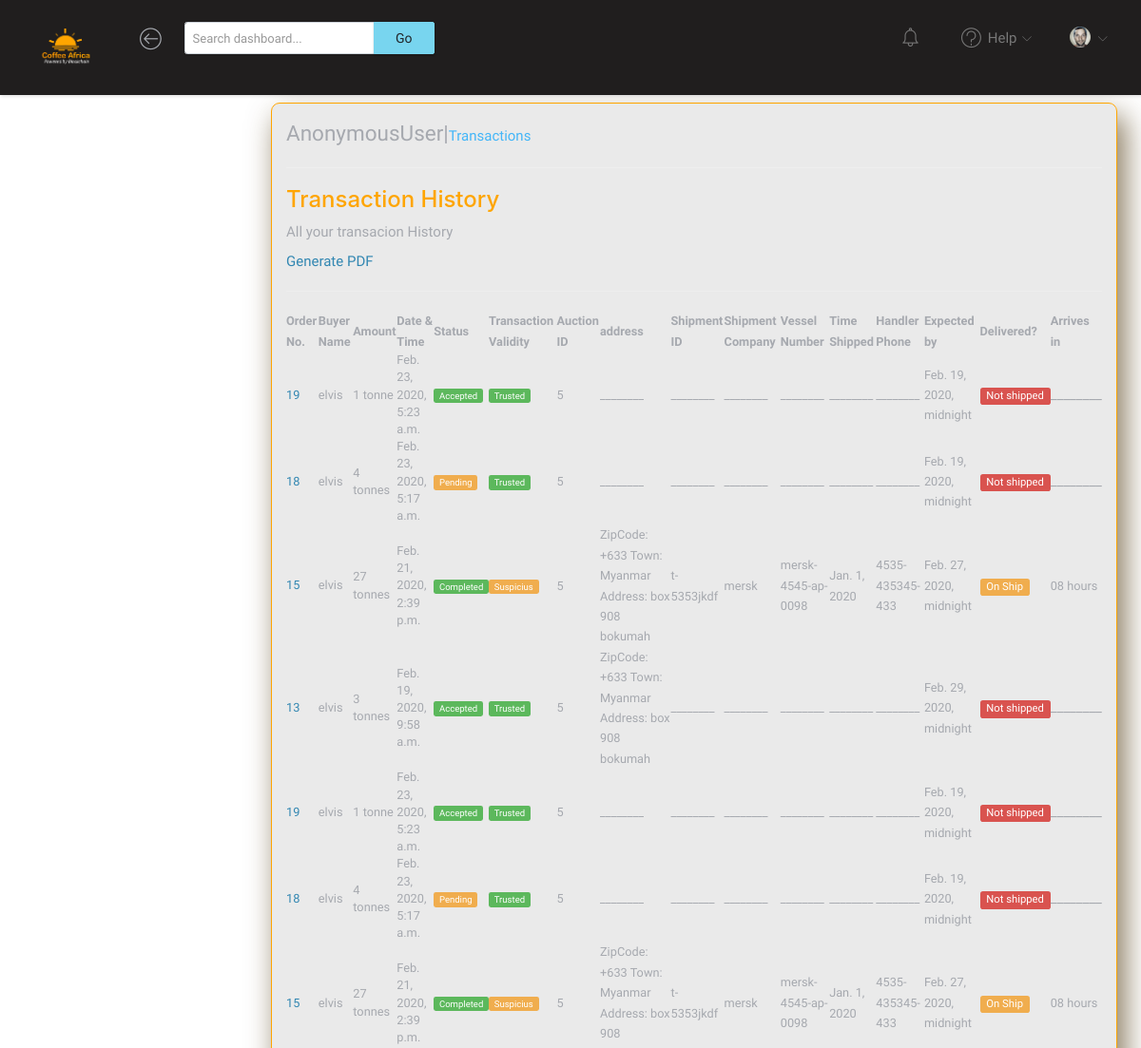
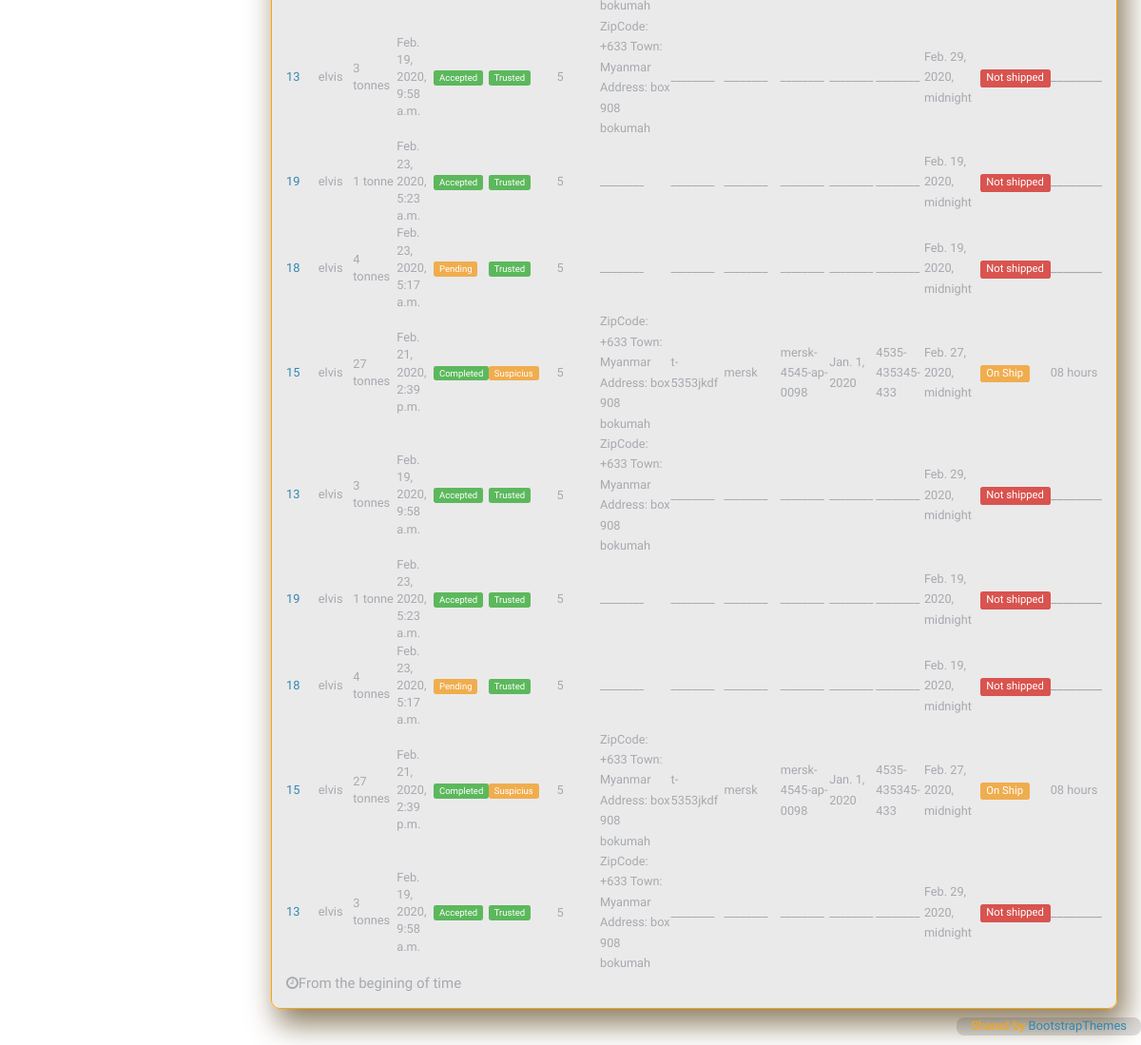
/transactions/Fountain Factory/, run on an earlier commit of the app's database (2 pictures, top to bottom).
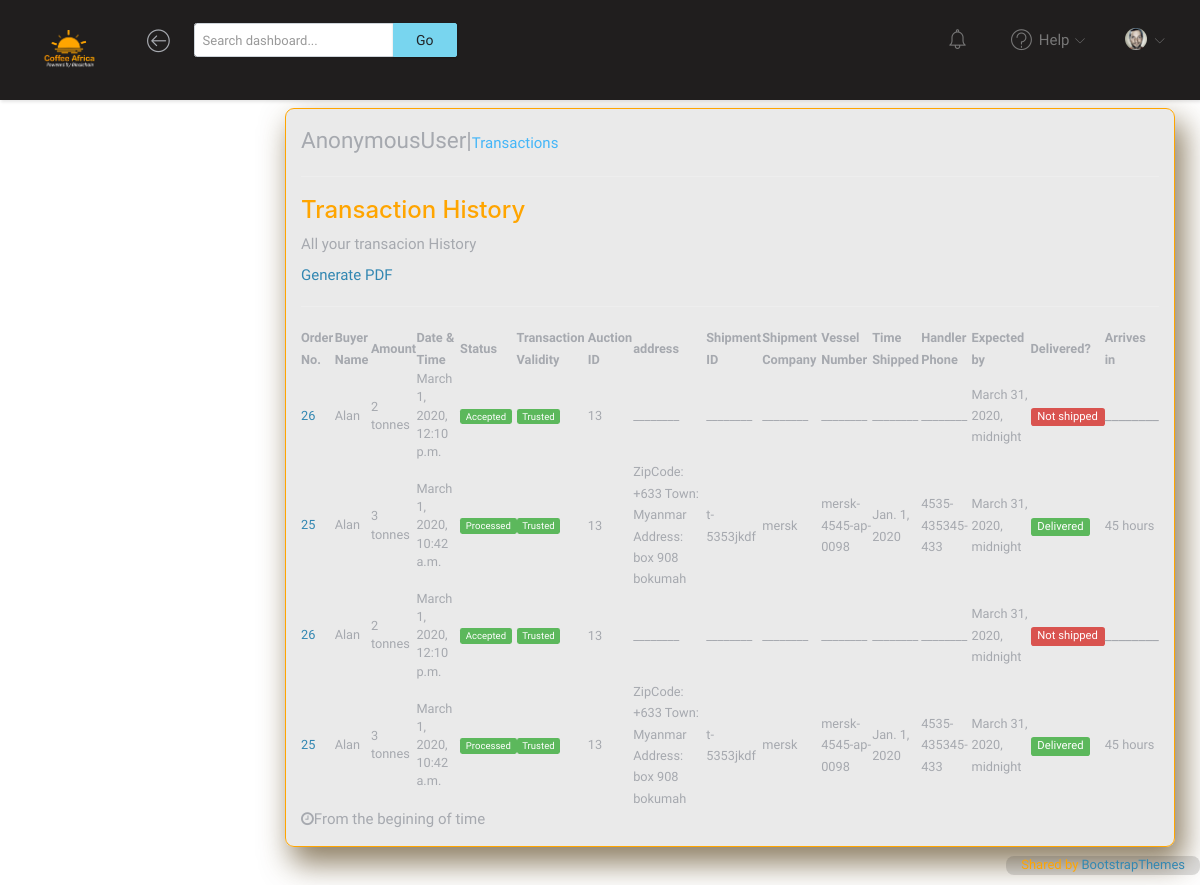
And on a later commit of the database.
### backup/models.py (models this page shows, shortened)
class BackOrder(models.Model):
    date_placed = models.DateTimeField(null=True)
    buyer = models.ForeignKey(Buyer, on_delete=models.DO_NOTHING)
    employee = models.ForeignKey(
        SellerFactoryEmployee, on_delete=models.DO_NOTHING, null=True
    )
    parent_id = models.IntegerField(default=0)
    auction = models.ForeignKey(BackAuction, on_delete=models.DO_NOTHING)
    expected_date = models.DateTimeField(null=True, blank=True)
    amount = models.IntegerField()
    status = models.IntegerField(default=0)
    shipping_address = models.TextField(null=True, blank=True)
    shipment_id = models.CharField(null=True, blank=True, max_length=20)
    vessel_number = models.CharField(default="", max_length=20)
    shipment_company = models.CharField(default="", max_length=20)
    estimated_time_on_ship = models.CharField(default="0", max_length=20)
    time_of_shipping = models.DateField(default="2020-01-01")
    shipment_handler_phone = models.CharField(default="", max_length=15)
    arrived = models.BooleanField(default=False)
    chain = models.TextField(default="")
    chain_valid = models.BooleanField(default=False)
    order_hash = models.CharField(default="", max_length=200)
    arrived = models.BooleanField(default=False)
    def __str__(self):
        return f"order {self.id}"

class BackAuction(models.Model):
    factory = models.ForeignKey(SellerFactory, on_delete=models.DO_NOTHING)
    employee = models.ForeignKey(SellerFactoryEmployee, on_delete=models.DO_NOTHING)
    date = models.DateTimeField(auto_now_add=True)
    tonnes = models.IntegerField()
    parent_id = models.IntegerField(default=0)
    tonnes_left = models.IntegerField(null=True)
    price_per_tonne = models.IntegerField()
    date_harvested = models.DateField()
    COFFEE_TYPES = [("Arabica", "Arabica"), ("Robusta", "Robusta")]
    STATUS = [
        ("Washed", "Washed"),
        ("semi-washed", "semi-washed"),
        ("honey", "honey"),
        ("natural", "natural"),
    ]
    BEAN_SIZE = [("small", "small"), ("medium", "medium"), ("large", "large")]
    bean_size = models.CharField(max_length=20, choices=BEAN_SIZE, default="small")
    status = models.CharField(max_length=20, choices=STATUS, default="Washed")
    tempreture = models.CharField(max_length=12, default="Not Provided")
    description = models.TextField(default="")
    humidity = models.CharField(max_length=12, default="Not Provided")
    soil_ph = models.CharField(max_length=12, default="Not Provided")
    coffee_type = models.CharField(
        choices=COFFEE_TYPES, max_length=10, default="Arabica"
    )
    date_placed = models.DateTimeField(auto_now_add=True, null=True)
    verified = models.BooleanField(default=False)

### accounts/models.py (models this page shows, shortened)
class Buyer(models.Model):
    user = models.OneToOneField(User, on_delete=models.CASCADE)
    use_case = models.TextField(null = True)
    profile_picture = models.ImageField(blank=True, null=True)
    country = models.CharField(max_length = 20, null = True)
    phone = models.IntegerField(null = True)
    address = models.TextField(null = True)

### transactions/views.py (the view)
# urls.py: path("<str:factory_name>/", ShowTransactions.as_view(), name="showtransactions",),
class ShowTransactions(View):
    def get(self, request, factory_name, *args, **kwargs):
        try:
            factorys = SellerFactory.objects.all()
            transactions = []
            auctionss = BackAuction.objects.filter(
                factory=SellerFactory.objects.get(factory_name=factory_name)
            )
            for factory in factorys:
                for auction in auctionss:
                    transactionsof = BackOrder.objects.filter(auction=auction,)
                    for y in transactionsof:
                        transactions.append(y)
            hold = []
            n = len(transactions)
            x = n - 1
            while x >= 0:
                hold.append(transactions[x])
                x -= 1
            transactions = hold
            context = {"transactions": transactions}
            print(transactions)
            return render(request, "transactions.html", context)
        except:
            buyer = Buyer.objects.get(user=User.objects.get(username=factory_name))
            transactions = BackOrder.objects.filter(buyer=buyer)
            hold = []
            n = len(transactions)
            x = n - 1
            while x >= 0:
                hold.append(transactions[x])
                x -= 1
            transactions = hold
            context = {"transactions": transactions}
            print(transactions)
            return render(request, "transactions.html", context)

### transactions/templates/transactions.html (shortened to what the changed rows need)
{% extends 'base.html' %} {% block content %} {% load static %}
<div class="main">
    <div class="main-content">
        <div class="container-fluid">
            <div>
                <div class="dark-l panel-body orange-border ftco-animate">
                    <div class="panel-body no-padding"
                        style="overflow: scroll; overflow-y: hidden; overflow-wrap: break-word; overflow-x:auto;">
                        <table class="table-sm table-hover" id="target">
                            <thead>
                                <tr>
                                    <th><small>Order No.</small></th>
                                    <th><small>Buyer Name</small></th>
                                    <th><small>Amount</small></th>
                                    <th><small>Date &amp; Time</small></th>
                                    <th><small>Status</small></th>
                                    <th><small>Transaction Validity</small></th>
                                    <th><small>Auction ID</small></th>
                                    <th><small>address</small></th>
                                    <th><small>Shipment ID</small></th>
                                    <th><small>Shipment Company</small></th>
                                    <th><small>Vessel Number</small></th>
                                    <th><small>Time Shipped</small></th>
                                    <th><small>Handler Phone</small></th>
                                    <th><small>Expected by</small></th>
                                    <th><small>Delivered?</small></th>
                                    <th><small>Arrives in</small></th>
                                </tr>
                            </thead>
                            <tbody>
                                {% for order in transactions%}
                                <tr>
                                    <td class="small"><a
                                            href="{%url 'transactions:view_order' order.id%}">{{order.id}}</a>
                                    </td>
                                    <td class="small"><span>{{order.buyer.user.username}}</span></td>
                                    <td class="small"><span>{{order.amount}} tonne{{order.amount|pluralize}}</span></td>
                                    <td class="small"><span>{{order.date_placed}}</span></td>
                                    {% if order.status == 0 %}
                                    <td class="small"><span class="label label-warning small">Pending</span></td>
                                    {% elif order.status == 1 %}
                                    <td class="small"><span class="label label-success small">Accepted</span></td>
                                    {%elif order.status == 2%}
                                    <td class="small"><span class="label label-success small">Processed</span></td>
                                    {% elif order.status == 3 %}
                                    <td class="small"><span class="label label-success">Completed</span></td>
                                    {% endif %}
                                    {%if order.chain_valid%}
                                    <td class="small">
                                        <span class="label-success label small">Trusted</span>
                                    </td>
                                    {%else%}
                                    <td class="small">
                                        <span class="label-warning label small">Suspicius</span>
                                    </td>
                                    {%endif%}
                                    <td>
                                        <small class="small">{{order.auction.pk}}</small>
                                    </td>
                                    <td>
                                        <small class="small">
                                            {%if order.shipping_address%}
                                            {{order.shipping_address}}
                                            {%else%}
                                            ________
                                            {%endif%}
                                        </small>
                                    </td>
                                    <td>
                                        <small class="small">
                                            {%if order.shipment_id%}
                                            {{order.shipment_id}}
                                            {%else%}
                                            ________
                                            {%endif%}
                                        </small>
                                    </td>
                                    <td>
                                        <small class="small">
                                            {%if order.shipment_company%}
                                            {{order.shipment_company}}
                                            {%else%}
                                            ________
                                            {%endif%}
                                        </small>
                                    </td>
                                    <td>
                                        <small class="small">
                                            {%if order.vessel_number%}
                                            {{order.vessel_number}}
                                            {%else%}
                                            ________
                                            {%endif%}
                                        </small>
                                    </td>
                                    <td>
                                        {%if order.shipment_id%}
                                        <small class="small">{{order.time_of_shipping}}</small>
                                        {%else%}
                                        <small class="small">________</small>
                                        {%endif%}
                                    </td>
                                    <td>
                                        <small class="small">
                                            {%if order.shipment_handler_phone%}
                                            {{order.shipment_handler_phone}}
                                            {%else%}
                                            ________
                                            {%endif%}
                                        </small>
                                    </td>
                                    <td>
                                        <small>
                                            {{order.expected_date}}
                                        </small>
                                    </td>
                                    <td>
                                        {%if order.arrived%}
                                        <small class="small label label-success">Delivered</small>
                                        {%else%}
                                        {%if order.shipment_id%}
                                        <small class="small label label-warning">On Ship</small>
                                        {%else%}
                                        <small class="small label label-danger">Not shipped</small>
                                        {%endif%}
                                        {%endif%}
                                    </td>
                                    <td>
                                        {%if order.estimated_time_on_ship == '0'%}
                                        ________
                                        {%else%}
                                        <small class="small">
                                            {{order.estimated_time_on_ship}}
                                            hour{{order.estimated_time_on_ship | pluralize}}
                                        </small>
                                        {%endif%}
                                    </td>
                                </tr>
                                {% endfor %}
                            </tbody>
                        </table>
                    </div>
                </div>
            </div>
        </div>
    </div>
</div>
{%endblock content%}

What changed in the data, as far as the page shows it:
removed BackOrder: id "19", buyer.user.username "elvis", amount "1", date_placed "Feb. 23, 2020, 5:23 a.m.", status "Accepted", chain_valid "Trusted", auction.pk "5", shows "________", shipment_company "________", vessel_number "________", shipment_handler_phone "________", expected_date "Feb. 19, 2020, midnight", arrived "Not shipped", estimated_time_on_ship "________"
removed BackOrder: id "18", buyer.user.username "elvis", amount "4", date_placed "Feb. 23, 2020, 5:17 a.m.", status "Pending", chain_valid "Trusted", auction.pk "5", shows "________", shipment_company "________", vessel_number "________", shipment_handler_phone "________", expected_date "Feb. 19, 2020, midnight", arrived "Not shipped", estimated_time_on_ship "________"
removed BackOrder: id "15", buyer.user.username "elvis", amount "27", date_placed "Feb. 21, 2020, 2:39 p.m.", status "Completed", chain_valid "Suspicius", auction.pk "5", shipping_address "ZipCode: +633 Town: Myanmar Address: box 908 bokumah", shipment_id "t-5353jkdf", shipment_company "mersk", vessel_number "mersk-4545-ap-0098", time_of_shipping "Jan. 1, 2020", shipment_handler_phone "4535-435345-433", expected_date "Feb. 27, 2020, midnight", arrived "On Ship", estimated_time_on_ship "08", estimated_time_on_ship|pluralize "s"
removed BackOrder: id "13", buyer.user.username "elvis", amount "3", date_placed "Feb. 19, 2020, 9:58 a.m.", status "Accepted", chain_valid "Trusted", auction.pk "5", shipping_address "ZipCode: +633 Town: Myanmar Address: box 908 bokumah", shows "________", shipment_company "________", vessel_number "________", shipment_handler_phone "________", expected_date "Feb. 29, 2020, midnight", arrived "Not shipped", estimated_time_on_ship "________"
added BackOrder: id "26", buyer.user.username "Alan", amount "2", date_placed "March 1, 2020, 12:10 p.m.", status "Accepted", chain_valid "Trusted", auction.pk "13", shows "________", shipment_company "________", vessel_number "________", shipment_handler_phone "________", expected_date "March 31, 2020, midnight", arrived "Not shipped", estimated_time_on_ship "________"
added BackOrder: id "25", buyer.user.username "Alan", amount "3", date_placed "March 1, 2020, 10:42 a.m.", status "Processed", chain_valid "Trusted", auction.pk "13", shipping_address "ZipCode: +633 Town: Myanmar Address: box 908 bokumah", shipment_id "t-5353jkdf", shipment_company "mersk", vessel_number "mersk-4545-ap-0098", time_of_shipping "Jan. 1, 2020", shipment_handler_phone "4535-435345-433", expected_date "March 31, 2020, midnight", arrived "Delivered", estimated_time_on_ship "45", estimated_time_on_ship|pluralize "s"
